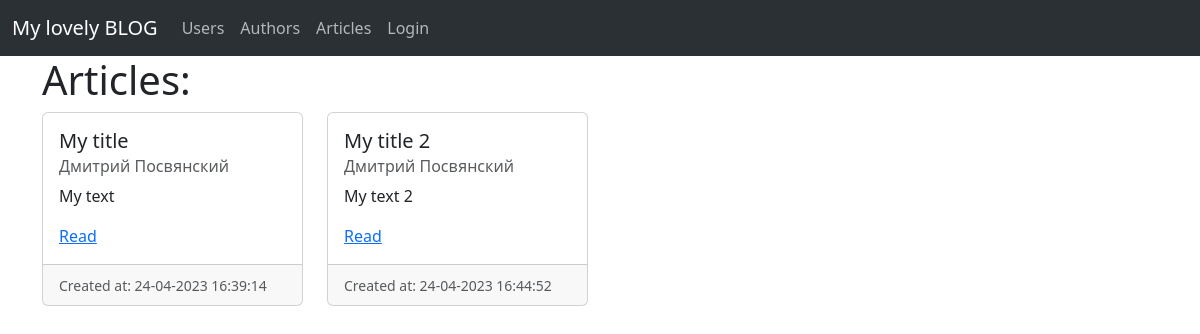
The app's page /articles/ with its own data.
### blog/models/article.py (models this page shows, shortened)
class Article(db.Model):
    __tablename__ = 'articles'
    id = Column(Integer, primary_key=True)
    author_id = Column(Integer, ForeignKey('authors.id'), nullable=False)
    title = Column(String(255), nullable=False, default='', server_default='')
    text = Column(Text, nullable=False, default='', server_default='')
    created_at = Column(DateTime, default=datetime.utcnow, server_default=func.now())
    updated_at = Column(DateTime, default=datetime.utcnow, onupdate=func.now())
    author = relationship('Author', back_populates='articles')
    tags = relationship('Tag', secondary=article_tag_association_table, back_populates='articles')

### blog/models/user.py (models this page shows, shortened)
class User(db.Model, UserMixin):
    id = Column(Integer, primary_key=True)
    first_name = Column(String(255))
    last_name = Column(String(255))
    email = Column(String(255), unique=True)
    password = Column(String(255))
    is_staff = Column(Boolean, default=False)
    author = relationship('Author', uselist=False, back_populates='user')

### blog/article/views.py (the view)
@article.route('/', methods=['GET'])
def article_list():
    articles = Article.query.all()
    return render_template(
        'articles/list.html',
        articles=articles,
    )

### blog/templates/articles/list.html (shortened to what this page needs)
{% extends 'base.html' %}
{% block body %}
    <div class="row">
        <h1>Articles:</h1>
    </div>
    <div class="row row-cols-1 row-cols-md-4 g-4">
        {% for article in articles %}
            <div class="col">
                <div class="card h-100">
                    <div class="card-body">
                        <h5 class="card-title">{{ article.title }}</h5>
                        <h6 class="card-subtitle mb-2 text-muted">{{ article.author.user.first_name }} {{ article.author.user.last_name }}</h6>
                        <p class="card-text">{{ article.text | truncate(50) }} </p>
                        <a href="{{ url_for('article_bp.article_detail', article_id=article.id) }}"
                           class="card-link">Read</a>
                    </div>
                    <div class="card-footer">
                        <small class="text-muted">Created
                            at: {{ article.created_at.strftime('%d-%m-%Y %H:%M:%S') }}</small>
                    </div>
                </div>
            </div>
        {% endfor %}
    </div>
{% endblock %}

### blog/templates/base.html (shortened to what this page needs)
<!doctype html>
<html lang="en">
<head>
    {% block css %}
        <link href="{{ url_for('static', filename='css/bootstrap.min.css') }}" rel="stylesheet">
    {% endblock %}
</head>
<body>
{% include 'navbar.html' %}
<div class="container">
    {% block body %} {% endblock %}
</div>
</body>
</html>

### blog/templates/navbar.html (shortened to what this page needs)
<nav class="navbar navbar-expand-lg bg-body-tertiary" data-bs-theme="dark">
    <div class="container-fluid">
        <a class="navbar-brand" href="#">My lovely BLOG</a>
        <div class="collapse navbar-collapse" id="navbarNavAltMarkup">
            <div class="navbar-nav">
                <a class="nav-link" aria-current="page" href="{{ url_for('user_bp.user_list') }}">Users</a>
                <a class="nav-link" aria-current="page" href="{{ url_for('author.author_list') }}">Authors</a>
                <a class="nav-link" href="{{ url_for('article_bp.article_list') }}">Articles</a>
                {% if current_user.is_authenticated %}
                     <a class="nav-link" href="{{ url_for('article_bp.create_article_form') }}">Create article</a>
                    <a class="nav-link" href="{{ url_for('auth.logout') }}">Logout</a>
                {% else %}
                    <a href="{{ url_for('auth.login') }}"
                       class="nav-link {% if request.endpoint == 'login' -%}active{%- endif %}">
                        Login
                    </a>
                {% endif %}
            </div>
        </div>
    </div>
</nav>

### records on screen
Article: title "My title", author.user.first_name "Дмитрий", author.user.last_name "Посвянский", text "My text", created_at "24-04-2023 16:39:14"
Article: title "My title 2", author.user.first_name "Дмитрий", author.user.last_name "Посвянский", text "My text 2", created_at "24-04-2023 16:44:52"
